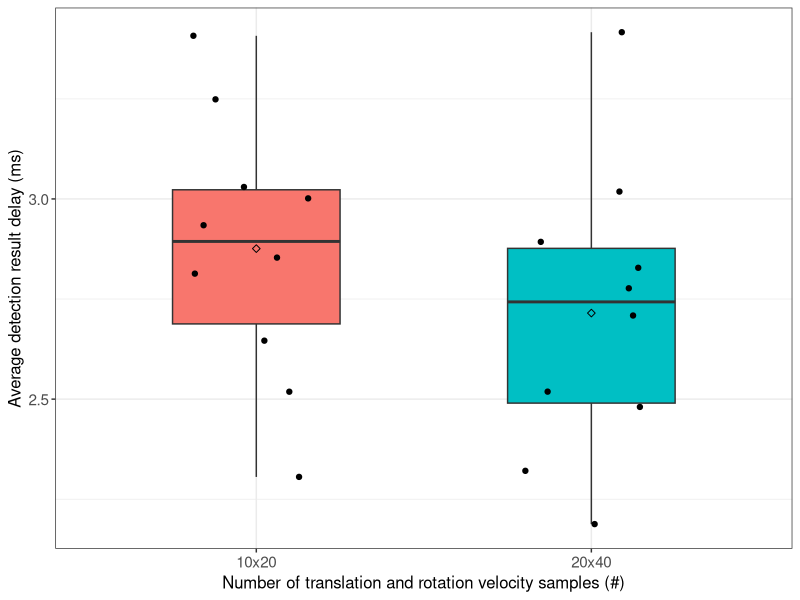
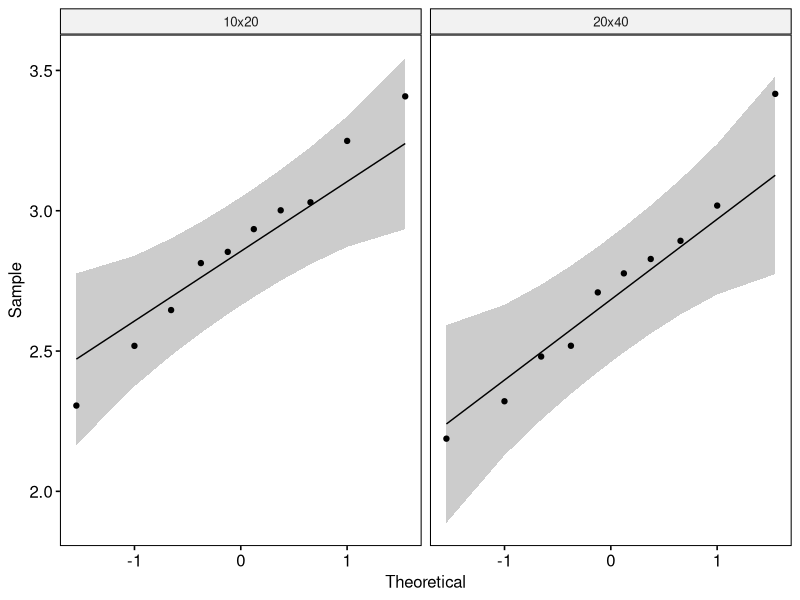

Generate these figures, in order, with R:
## ---- chunk 1
if (!require('tidyverse')) install.packages('tidyverse', dependencies = TRUE); library('tidyverse')
if (!require('ggpubr')) install.packages('ggpubr', dependencies = TRUE); library('ggpubr')
if (!require('rstatix')) install.packages('rstatix', dependencies = TRUE); library('rstatix')
if (!require('ggplot2')) install.packages('ggplot2', dependencies = TRUE); library('ggplot2')
## ---- chunk 2
data <- read.csv(file = '../../raw_data/test_velocity_samples/run_table.csv')
data <- subset(data, select = c(X__run_id, velocity_samples, avg_detection_result_delay_ms))
data$velocity_samples <- as.factor(data$velocity_samples)
data$avg_detection_result_delay_ms <- as.numeric(data$avg_detection_result_delay_ms)
## ---- chunk 3
data %>%
  group_by(velocity_samples) %>%
  get_summary_stats(avg_detection_result_delay_ms, type = "mean_sd")
## ---- chunk 4
ggplot(data, aes(x = velocity_samples, y = avg_detection_result_delay_ms, fill = velocity_samples)) +
  theme_bw() + 
  geom_boxplot(width = 0.5, outlier.size = 0.5) + 
  geom_jitter(width = 0.2) +
  stat_summary(fun = mean, color = 'black', geom = 'point', shape = 5, size = 1.5) +
  labs(x = "Number of translation and rotation velocity samples (#)", y = "Average detection result delay (ms)") +
  theme(legend.position = 'none') +
  theme(
    axis.title.x = element_text(size = 12, family = 'sans'),
    axis.title.y = element_text(size = 12, family = 'sans'),
    axis.text.x = element_text(size = 11, family = 'sans'),
    axis.text.y = element_text(size = 11, family = 'sans'),
    
  )
## ---- chunk 5
data %>% 
  group_by(velocity_samples) %>%
  identify_outliers(avg_detection_result_delay_ms)
## ---- chunk 6
ggqqplot(data, x = "avg_detection_result_delay_ms", facet.by = "velocity_samples")
## ---- chunk 7
data %>%
  group_by(velocity_samples) %>%
  shapiro_test(avg_detection_result_delay_ms)
## ---- chunk 8
data %>%
  t_test(avg_detection_result_delay_ms ~ velocity_samples) %>%
  add_significance()
